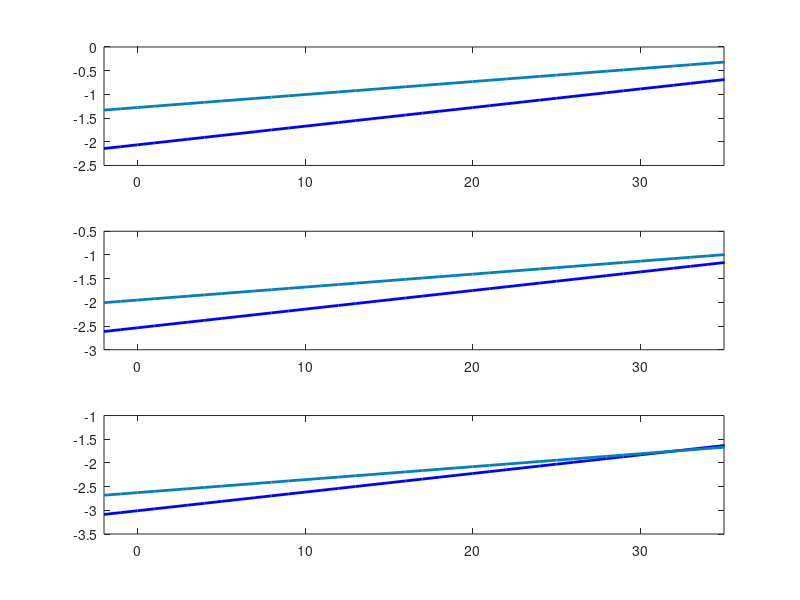

This figure's MATLAB source:
% Test for Jonathan's O2 model
% What temp does orig total metab = 60% Cmax?

clear 
close all

prey=0:0.005:0.3;
temp=15;

%!Individual Mass (g)
M_s = 10^((log10(0.001)+log10(0.5))/2);
M_m = 10^((log10(0.5)+log10(250))/2);
M_l = 10^((log10(250)+log10(125000))/2);

%! Body lengths (mm)
% Convert from mm to cm and use their const coeff = 0.01g/cm3
L_s = 10.0 * (M_s/0.01)^(1/3); % small
L_m = 10.0 * (M_m/0.01)^(1/3); % medium
L_l = 10.0 * (M_l/0.01)^(1/3); % large

m=[M_s; M_m; M_l];

%Me
Ccmax = (exp(0.063*(temp-10.0)) .* 20 .* m.^(-0.25)) ./365.0;

Cmet = 0.2 * (exp(0.08555*(temp-10.0)) .* 20 .* m.^(-0.175)) ./365.0;

% TEMP-DEP
mass=[M_s; M_m; M_l];
temp = -2:40;
temp2 = temp+273;

for s=1:3
    m = mass(s);
    
   
    
    Ccmax = (exp(0.063*(temp-10.0)) .* 20 .* m.^(-0.25)) ./365.0;
    
    
    Cmet = 0.2 * (exp(0.0905*(temp-10.0)) .* 20 .* m.^(-0.175)) ./365.0;
    
    
    f5=figure(5);
     
    subplot(3,1,s)
    plot(temp,log10(Cmet),'-b','MarkerSize',15,'LineWidth',2); hold on;
     plot(temp,log10(0.7*Ccmax),'-','color',[0 0.5 0.75],'MarkerSize',15,'LineWidth',2); hold on;
    xlim([-2 35])
    if (s==1)
%         legend('K&H','Hart','J&C','mizer','me')
%         legend('location','northwest')
        
    end
    
    
    
end
